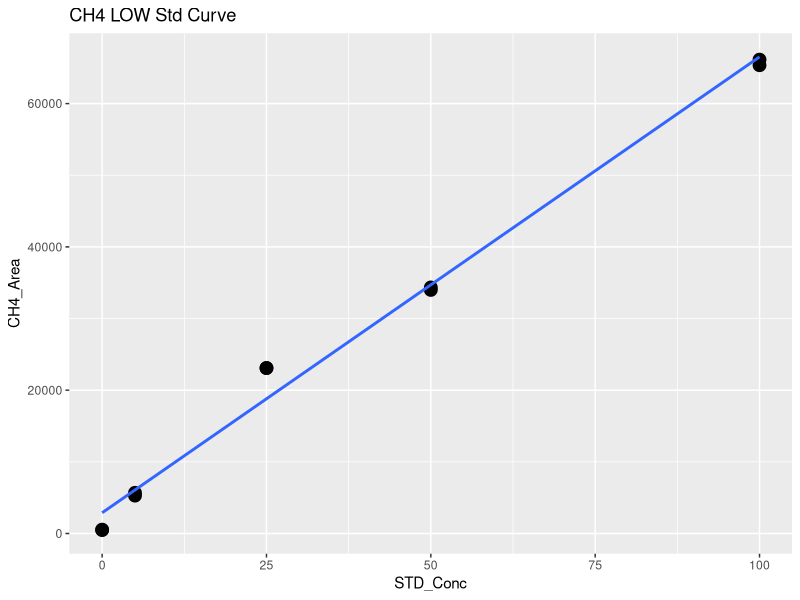
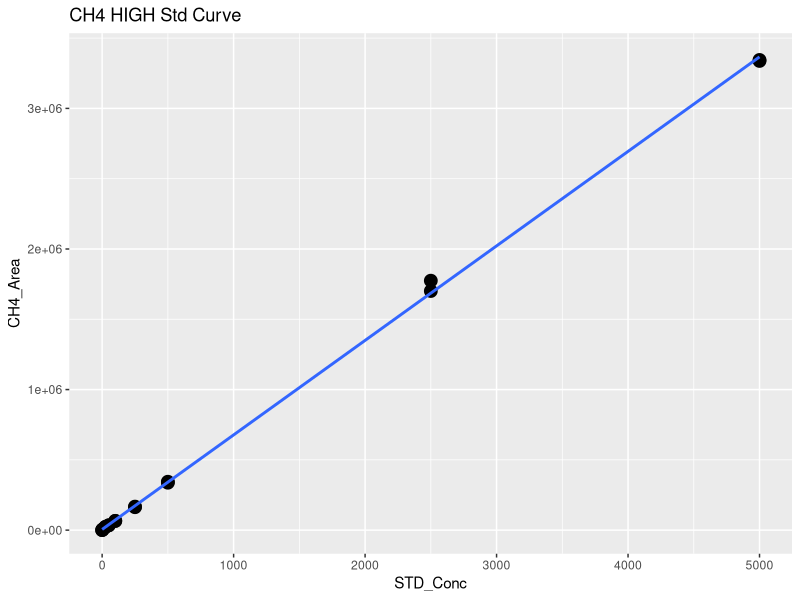
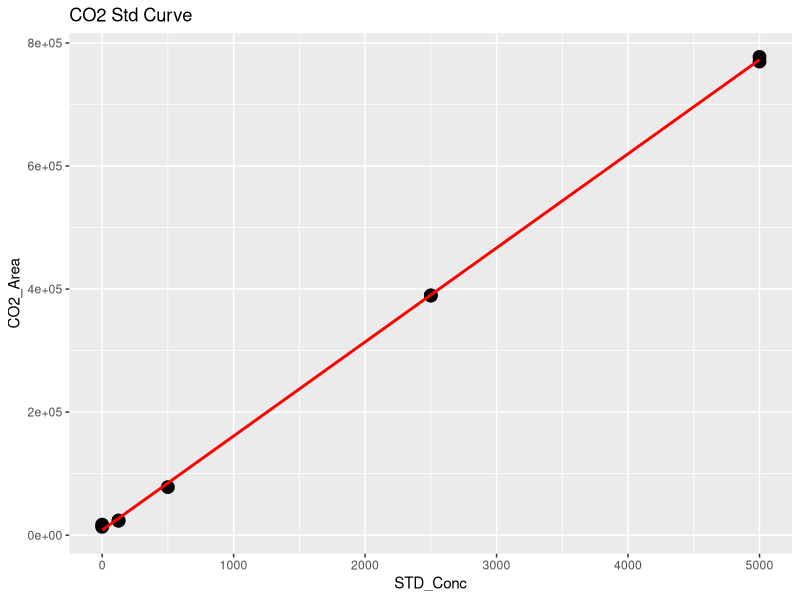
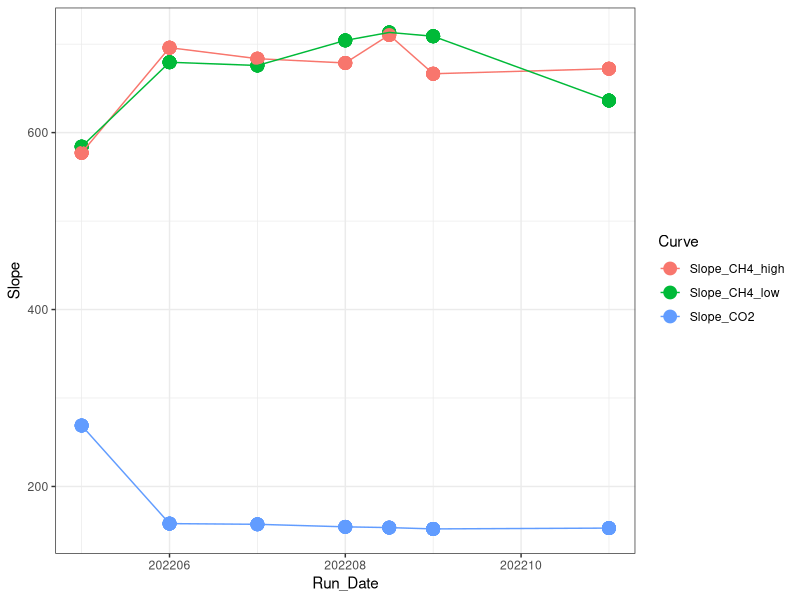

The R source for these figures, in order: (Note: this script raises an error after producing the figures.)
## ---- chunk 1
library(dplyr)
library(ggplot2)
library(ggpubr)
library(stringr)
library(readxl)
library(tidyr)
library(tibble)
## ---- chunk 2

#Read in June Data 
raw <- read.csv("Raw Data/COMPASS_CBSYN_TGW_202210-11.csv")
head(raw)

#pull out methane standards
stds_ch4 <-  raw %>%  
  filter(str_detect(Sample_Type, "STD_CH4"))
#head(stds_ch4)

#split into high curve and low curve for CH4
stds_ch4_low <- stds_ch4  %>%  
  filter(!STD_Conc > 100)

#Low curve for CH4
CH4_Low <- ggplot(stds_ch4_low, aes(STD_Conc, CH4_Area)) + geom_point(size=4) + 
  geom_smooth(method = "lm", se = FALSE) + labs(title="CH4 LOW Std Curve")
CH4_Low

CH4_Low_lm <- lm(stds_ch4_low$CH4_Area ~ stds_ch4_low$STD_Conc)
summary(CH4_Low_lm)
cf <- coef(CH4_Low_lm)

#create data frame with 1 rows and 0 columns
Slope_CH4_low <- data.frame(matrix(ncol = 0, nrow = 1))
Slope_CH4_low$Curve <- "Slope_CH4_low"
Slope_CH4_low$R2 <- summary(CH4_Low_lm)$adj.r.squared
Slope_CH4_low$Slope <- cf[2]
Slope_CH4_low$Intercept <- cf[1]
#head(Slope_CH4_low)

#High curve for CH4
CH4_High <- ggplot(stds_ch4, aes(STD_Conc, CH4_Area)) + geom_point(size=4) + 
  geom_smooth(method = "lm", se = FALSE) + labs(title="CH4 HIGH Std Curve")
CH4_High

stds_ch4_lm <- lm(stds_ch4$CH4_Area ~ stds_ch4$STD_Conc)
summary(stds_ch4_lm)
cf <- coef(stds_ch4_lm)

#create data frame with 1 rows and 0 columns
Slope_CH4_high <- data.frame(matrix(ncol = 0, nrow = 1))
Slope_CH4_high$Curve <- "Slope_CH4_high"
Slope_CH4_high$R2 <- summary(stds_ch4_lm)$adj.r.squared
Slope_CH4_high$Slope <- cf[2]
Slope_CH4_high$Intercept <- cf[1]
#head(Slope_CH4_high)

#pull out co2 standards
stds_co2 <-  raw %>%  
  filter(str_detect(Sample_Type, "STD_CO2"))
#head(stds_co2)

#CO2 Curve
CO2_stds <- ggplot(stds_co2, aes(STD_Conc, CO2_Area)) + geom_point(size=4) + 
  geom_smooth(method = "lm", se = FALSE, color="red") + labs(title="CO2 Std Curve")
CO2_stds

stds_co2_lm <- lm(stds_co2$CO2_Area ~ stds_co2$STD_Conc)
summary(stds_co2_lm)
cf <- coef(stds_co2_lm)

#create data frame with 1 rows and 0 columns
Slope_CO2 <- data.frame(matrix(ncol = 0, nrow = 1))
Slope_CO2$Curve <- "Slope_CO2"
Slope_CO2$R2 <- summary(stds_co2_lm)$adj.r.squared
Slope_CO2$Slope <- cf[2]
Slope_CO2$Intercept <- cf[1]
#head(Slope_CO2)

#pull all the slopes together into one dataframe 
Slopes <- rbind(Slope_CH4_low, Slope_CH4_high, Slope_CO2)
#head(Slopes)

Slopes$Run_Date <- c(202211, 202211, 202211)

log <- read.csv("Raw Data/COMPASS_Synoptic_Varian_TGAS_QAQC_2022.csv")
head(log)
log <- log[ ,-c(1)]
log <- rbind(log, Slopes)

Slopes_chk <- ggplot(log, aes(Run_Date, Slope, col=Curve)) + geom_point(size=4) + geom_line() + theme_bw()
Slopes_chk

write.csv(log, "Raw Data/COMPASS_Synoptic_Varian_TGAS_QAQC_2022.csv")
## ---- chunk 3
#head(raw)

#pull out methane standards
Samples <-  raw %>%  
  filter(!str_detect(Sample_Type, "STD_CH4")) %>%  
  filter(!str_detect(Sample_Type, "STD_CO2")) %>%  
  filter(!str_detect(Sample_Type, "Blank")) %>%  
  filter(!str_detect(Sample_Type, "Chk_STD")) %>%  
   filter(!str_detect(Sample_Type, "CHKSTD")) %>%
  filter(!str_detect(Sample_Type, "CHK_STD")) %>%
  filter(!str_detect(Sample_Type, "NA"))
#head(Samples)

#Now flag any areas that are above the 100ppm area for CH4
Samples$CH4_Curve <- ifelse(Samples$CH4_Area >71000, "High", "Low")
#head(Samples)

#Calculate CH4 concentrations in ppm
Samples$CH4_Conc_ppm <- ifelse(Samples$CH4_Area >71000, (Samples$CH4_Area-Slope_CH4_high$Intercept)/Slope_CH4_high$Slope,                                       (Samples$CH4_Area-Slope_CH4_low$Intercept)/Slope_CH4_low$Slope )

#Calculate CO2 concentrations in ppm 
Samples$CO2_Conc_ppm <- ((Samples$CO2_Area-Slope_CO2$Intercept)/Slope_CO2$Slope) 

#head(Samples)

##########make flags for any dilutions needed 
#highest CH4 standard = 10000
#highest CO2 standard = 50000

Samples$CH4_Flag <- ifelse(Samples$CH4_Conc_ppm >10000, "Needs Dilution", "Within Range")
Samples$CO2_Flag <- ifelse(Samples$CO2_Conc_ppm >50000, "Needs Dilution", "Within Range")
#head(Samples)

## ---- chunk 4

chks <-  raw %>%  
  filter(!str_detect(Sample_Type, "STD_CH4")) %>%  
  filter(!str_detect(Sample_Type, "STD_CO2")) %>%  
  filter(!str_detect(Sample_Type, "Blank")) %>%  
  filter(!str_detect(Sample_Type, "Unknown")) %>%  
  filter(!str_detect(Sample_Type, "NA"))
#head(chks)

#Calculate CH4 concentrations in ppm
chks$CH4_Conc_ppm <- ifelse(chks$CH4_Area >71000, 
                      (chks$CH4_Area-Slope_CH4_high$Intercept)/Slope_CH4_high$Slope,                                       (chks$CH4_Area-Slope_CH4_low$Intercept)/Slope_CH4_low$Slope )

#Calculate CO2 concentrations in ppm 
chks$CO2_Conc_ppm <- ((chks$CO2_Area-Slope_CO2$Intercept)/Slope_CO2$Slope)



#change this if check standard concentrations are different 
level_ch4 <- 100      #ppm
level_co2 <- 500   #ppm

#calculate percent difference of check standards 
chks$Ch4_diff <- ((chks$CH4_Conc_ppm - level_ch4)/((chks$CH4_Conc_ppm + level_ch4)/2)) * 100
chks$CH4_diff_flag <-  ifelse(chks$Ch4_diff <10, 'YES', 'NO, rerun')

chks$CO2_diff <- ((chks$CO2_Conc_ppm - level_co2)/((chks$CO2_Conc_ppm + level_co2)/2)) * 100
chks$CO2_diff_flag <-  ifelse(chks$CO2_diff <10, 'YES', 'NO, rerun')

#now plot the Ch4 concentrations and the CO2 concentrations vs. the expected concentration 
#then also make the color the percent difference between the expected and observed concentration 

ch4_chk <-  ggplot(data = chks, aes(x = Sample_ID, y = CH4_Conc_ppm, fill=CH4_diff_flag)) +
       geom_bar(stat = 'identity') + 
        scale_fill_manual(values=c("darkgreen", "darkgrey"))+
        #scale_fill_gradient2(low='red', mid='white', high='blue', space='Lab') + 
        theme_classic() + labs(x= " ", y="Percent Difference  (%)", title="Check Stds: CH4") + 
        theme(legend.position="bottom") +  geom_hline(yintercept=level_ch4, linetype="dashed", 
                color = "black", size=1)


co2_chk <-  ggplot(data = chks, aes(x = Sample_ID, y = CO2_Conc_ppm, fill=CO2_diff_flag)) +
       geom_bar(stat = 'identity') + 
        scale_fill_manual(values=c("darkgreen", "darkgrey"))+
        #scale_fill_gradient2(low='red', mid='white', high='blue', space='Lab') + 
        theme_classic() + labs(x= " ", y="Percent Difference  (%)", title="Check Stds: CO2") + 
        theme(legend.position="bottom") +  geom_hline(yintercept=level_co2, linetype="dashed", 
                color = "black", size=1)

ggarrange(ch4_chk, co2_chk, nrow=1, ncol=2)


## ---- chunk 5

#multiply the concentration by the dilution factor
Samples$CH4_Conc_ppm_dilcorr <- (Samples$CH4_Conc_ppm * Samples$Dilution_Factor)

Samples$CO2_Conc_ppm_dilcorr <- (Samples$CO2_Conc_ppm * Samples$Dilution_Factor)

#check results
#head(Samples)

#quick first look at the samples 
ch4_samples <-  ggplot(data = Samples, aes(x = Sample_ID, y = CH4_Conc_ppm, fill=CH4_Flag)) +
       geom_bar(stat = 'identity') + 
        scale_fill_manual(values=c( "red","darkgreen" ))+
        #scale_fill_gradient2(low='red', mid='white', high='blue', space='Lab') + 
        theme_classic() + labs(x= " ", y="CH4 (ppm)", title="CH4: Green = Within Range") + 
        theme(legend.position="none") +
        facet_grid(~Sample_Month)


co2_samples <-  ggplot(data = Samples, aes(x = Sample_ID, y = CO2_Conc_ppm, fill=CO2_Flag)) +
       geom_bar(stat = 'identity') + 
        scale_fill_manual(values=c("red","darkgreen" ))+
        #scale_fill_gradient2(low='red', mid='white', high='blue', space='Lab') + 
        theme_classic() + labs(x= " ", y="CO2 (ppm)", title="CO2: Green = Within Range") + 
        theme(legend.position="none") +
        facet_grid(~Sample_Month)

ggarrange(ch4_samples, co2_samples, nrow=1, ncol=2)


## ---- chunk 6

#check results
head(Samples)

#pull out what we need 
Samples1 <- Samples[ ,c(1:3,5:9,13, 18:21)]
head(Samples1)

Samples1 <- Samples1 %>%
  separate(Sample_ID, into = c("Site", "Gas_Sample", "Zone", "Tree_Code", "Replicate"), sep = "_", remove = FALSE) %>%
  mutate(Tree_Info = case_when(
    Tree_Code == "DS" ~ "Dead Standing",
    Tree_Code == "SF" ~ "Sapflow Monitoring",
    TRUE ~ "Other"  # Optional: handles any values that aren't DS or SF
  )) %>%
  mutate(Status = case_when(
    Tree_Code == "DS" ~ "Dead Standing",
    Tree_Code == "SF" ~ "Living",
    TRUE ~ "Other"  
  )) %>%
  mutate(Project = "COMPASS: Synoptic", 
         Region = "CB") %>%
  rename( Year = Sample_Year,
          Month = Sample_Month,
          CH4_ppm = CH4_Conc_ppm_dilcorr , 
          CO2_ppm = CO2_Conc_ppm_dilcorr )  %>%
  mutate(CH4_Flag = case_when(
    CH4_Flag == "Needs_Dilution" ~ "Over Std Curve Range",
    TRUE ~ "Within Std Curve Range"  
  )) %>%
  mutate(CO2_Flag = case_when(
    CO2_Flag == "Needs_Dilution" ~ "Over Std Curve Range",
    TRUE ~ "Within Std Curve Range"  
  ))

final <- Samples1 %>%
  select( "Project", "Region" , "Year","Month" ,"Site", "Zone", "Gas_Sample",
          "Sample_ID", "Tree_Code", "Replicate", "Status", "Tree_Info",
          "CH4_ppm", "CH4_Flag", "CO2_ppm", "CO2_Flag")

write.csv(final, "Processed Data/COMPASS_Synoptic_TGW_202210-11_Processed.csv")
